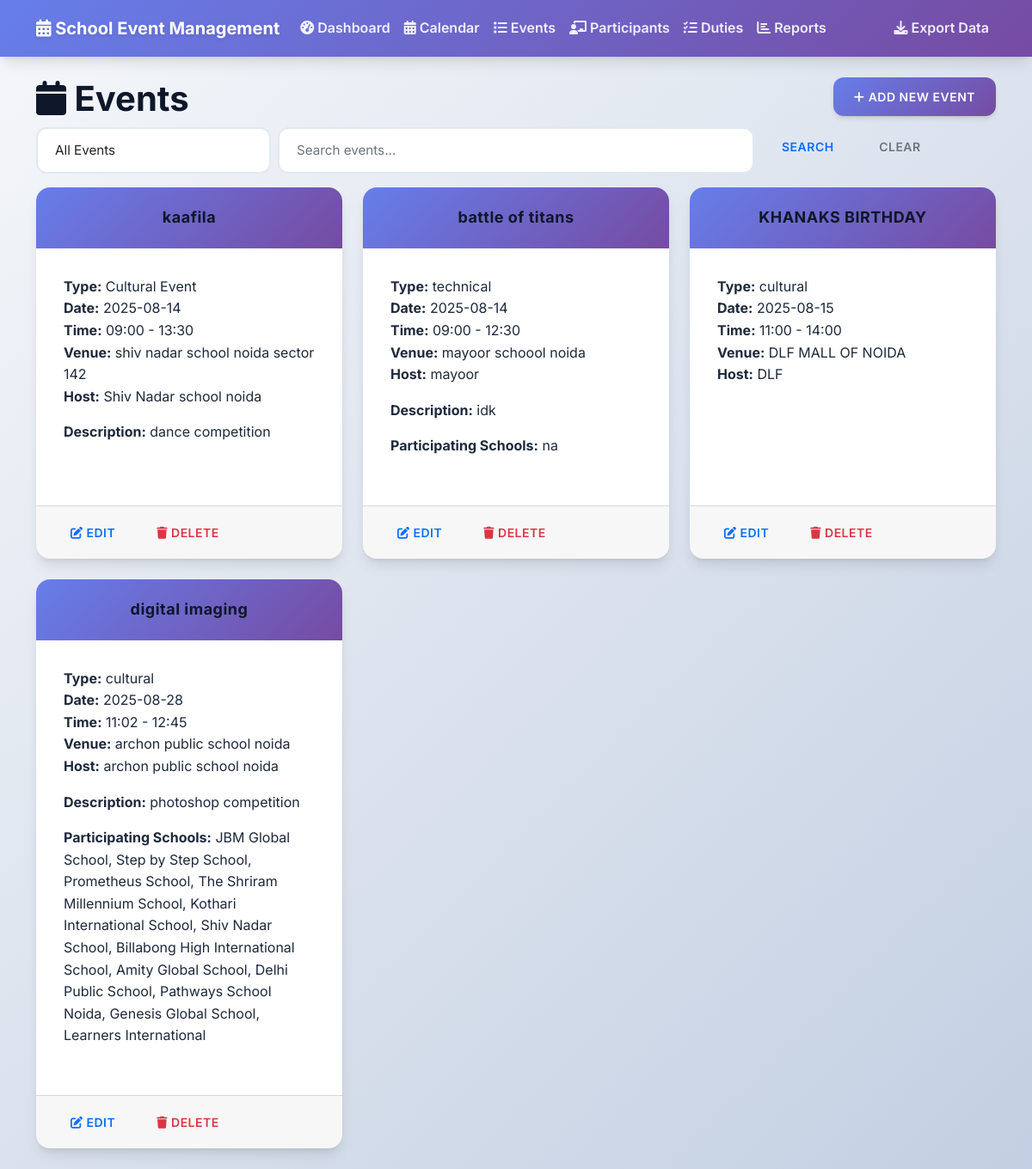
Before: /events with the older database file.
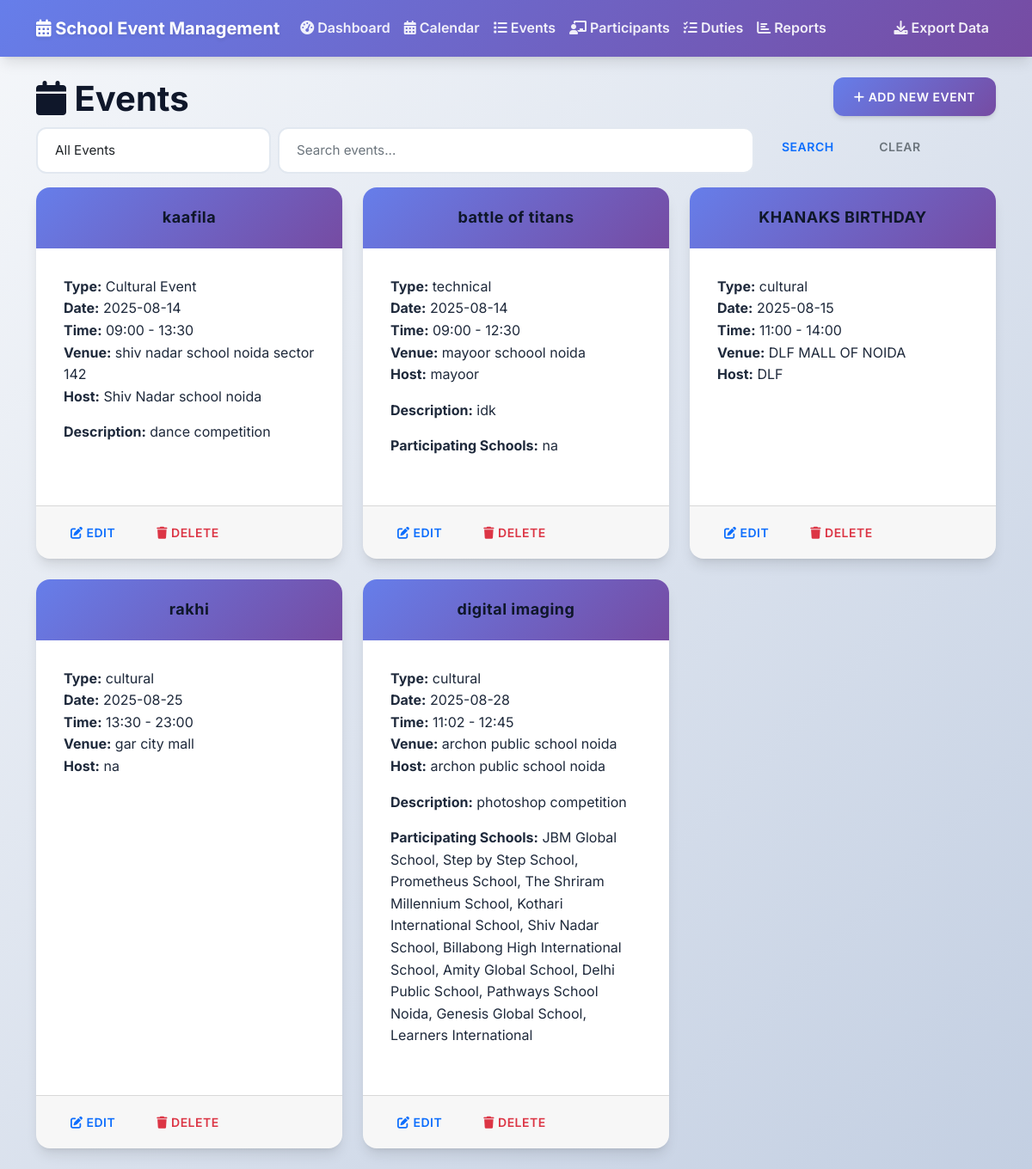
After: the same page with the newer database file.
### tables this page shows
CREATE TABLE events (
            id INTEGER PRIMARY KEY AUTOINCREMENT,
            name TEXT NOT NULL,
            type TEXT NOT NULL,
            event_date DATE NOT NULL,
            start_time TIME NOT NULL,
            end_time TIME NOT NULL,
            venue TEXT NOT NULL,
            description TEXT,
            host_school TEXT NOT NULL,
            participating_schools TEXT,
            status TEXT DEFAULT 'upcoming',
            created_at TIMESTAMP DEFAULT CURRENT_TIMESTAMP
        );

### app.py (the view)
@app.route('/events')
def events():
    conn = get_db_connection()
    filter_type = request.args.get('filter', 'all')
    search = request.args.get('search', '')
    query = 'SELECT * FROM events WHERE 1=1'
    params = []
    if filter_type == 'upcoming':
        query += ' AND event_date >= DATE("now")'
    elif filter_type == 'completed':
        query += ' AND event_date < DATE("now")'
    if search:
        query += ' AND (name LIKE ? OR type LIKE ? OR venue LIKE ?)'
        params.extend([f'%{search}%', f'%{search}%', f'%{search}%'])
    query += ' ORDER BY event_date ASC'
    events = conn.execute(query, params).fetchall()
    conn.close()
    return render_template('events.html', events=events, filter_type=filter_type, search=search)

### app.py (called while the page is built)
def get_db_connection():
    conn = sqlite3.connect('events.db')
    conn.row_factory = sqlite3.Row
    return conn

### templates/events.html (shortened to what this page needs)
{% extends "base.html" %}
{% block content %}
<div class="row">
    <div class="col-md-6">
        <h1><i class="fas fa-calendar"></i> Events</h1>
    </div>
    <div class="col-md-6 text-end">
        <a href="{{ url_for('add_event') }}" class="btn btn-primary">
            <i class="fas fa-plus"></i> Add New Event
        </a>
    </div>
</div>
<div class="row mb-3">
    <div class="col-md-12">
        <form method="GET" class="row g-2">
            <div class="col-md-3">
                <select name="filter" class="form-select" onchange="this.form.submit()">
                    <option value="all" {% if filter_type == 'all' %}selected{% endif %}>All Events</option>
                </select>
            </div>
            <div class="col-md-6">
                <input type="text" name="search" class="form-control" placeholder="Search events..." value="{{ search }}">
            </div>
            <div class="col-md-3">
                <button type="submit" class="btn btn-outline-primary">Search</button>
                <a href="{{ url_for('events') }}" class="btn btn-outline-secondary">Clear</a>
            </div>
        </form>
    </div>
</div>
<div class="row">
    {% if events %}
        {% for event in events %}
            <div class="col-md-4 mb-4">
                <div class="card h-100">
                    <div class="card-header bg-primary text-white">
                        <h6 class="card-title mb-0">{{ event.name }}</h6>
                    </div>
                    <div class="card-body">
                        <p class="card-text">
                            <strong>Type:</strong> {{ event.type }}<br>
                            <strong>Date:</strong> {{ event.event_date }}<br>
                            <strong>Time:</strong> {{ event.start_time }} - {{ event.end_time }}<br>
                            <strong>Venue:</strong> {{ event.venue }}<br>
                            <strong>Host:</strong> {{ event.host_school }}
                        </p>
                        {% if event.description %}
                            <p class="card-text">
                                <strong>Description:</strong> {{ event.description[:100] }}{% if event.description|length > 100 %}...{% endif %}
                            </p>
                        {% endif %}
                        {% if event.participating_schools %}
                            <p class="card-text">
                                <strong>Participating Schools:</strong> {{ event.participating_schools }}
                            </p>
                        {% endif %}
                    </div>
                    <div class="card-footer">
                        <div class="btn-group" role="group">
                            <a href="{{ url_for('edit_event', id=event.id) }}" class="btn btn-sm btn-outline-primary">
                                <i class="fas fa-edit"></i> Edit
                            </a>
                            <form method="POST" action="{{ url_for('delete_event', id=event.id) }}" style="display: inline;">
                                <button type="submit" class="btn btn-sm btn-outline-danger"
                                        onclick="return confirm('Are you sure you want to delete this event?')">
                                    <i class="fas fa-trash"></i> Delete
                                </button>
                            </form>
                        </div>
                    </div>
                </div>
            </div>
        {% endfor %}
    {% else %}
        <div class="col-12">
            <div class="alert alert-info">
                <i class="fas fa-info-circle"></i> No events found.
            </div>
        </div>
    {% endif %}
</div>
{% endblock %}

Changed rows visible on the page:
added events: name "rakhi", type "cultural", event_date "2025-08-25", start_time "13:30", end_time "23:00", venue "gar city mall", host_school "na"
